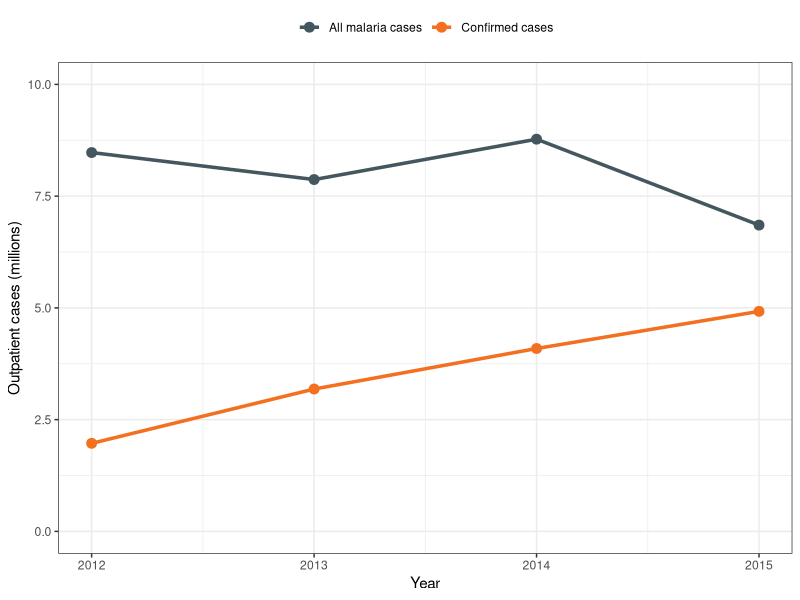
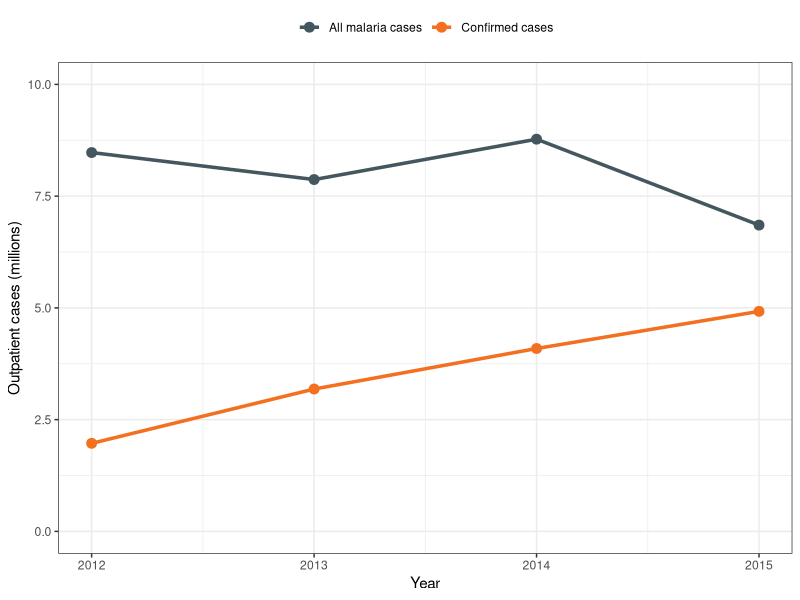

These charts were generated, in order, by the following R code:
# Figure for the Chapter 6 malaria T3 example.
# Data: Table 1 of Mbuli et al. (2016), East African Medical Journal 93(10),
# Supplement. Outpatient malaria cases reported in Kenya's government health
# facilities, from DHIS2.
library(dplyr)
library(tidyr)
library(ggplot2)

malaria_t3 <- tribble(
  ~year, ~all_malaria, ~confirmed,
  2012,  8474945,      1969868,
  2013,  7871171,      3185007,
  2014,  8774354,      4091494,
  2015,  6852506,      4922574
)

orange <- "#F37021"
teal <- "#44575E"

malaria_t3 %>%
  select(year, `All malaria cases` = all_malaria,
         `Confirmed cases` = confirmed) %>%
  pivot_longer(-year, names_to = "series", values_to = "cases") %>%
  ggplot(aes(x = year, y = cases / 1e6, colour = series)) +
  geom_line(linewidth = 1.2) +
  geom_point(size = 3) +
  scale_colour_manual(values = c("All malaria cases" = teal,
                                 "Confirmed cases" = orange)) +
  scale_x_continuous(breaks = 2012:2015) +
  scale_y_continuous(limits = c(0, 10)) +
  labs(x = "Year", y = "Outpatient cases (millions)", colour = NULL) +
  theme_bw() +
  theme(legend.position = "top")

ggsave("pretext/assets/images/ch6_malaria_t3.png",
       width = 7, height = 4, dpi = 200)
